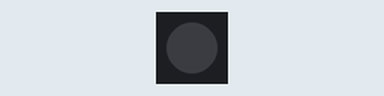
A program run on a simulated Raspberry Pi (BCM pin numbers). On the bench: 1 RGB LEDs in strip order, left to right. Dim RGB values are drawn brighter than linear; what the program prints to the terminal is not drawn.

Above: at 0.15 s.
At 1.35 s:
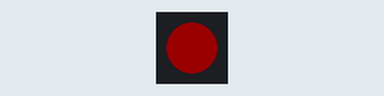
At 1.95 s:
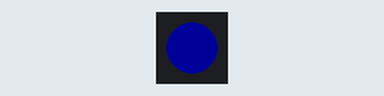
At 2.55 s:
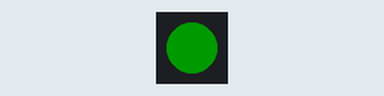
Timing chart, 0 to 3.0 s (numbered marks = the images above):
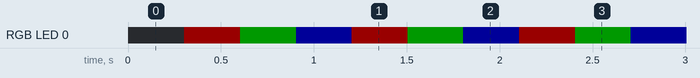

Measured:
- by itself, RGB LED 0: repeats every 0.90 s: RGB(0, 25, 0) 0.30 s, RGB(0, 0, 25) 0.30 s, RGB(25, 0, 0) 0.30 s
- by itself, everything shown: repeats every 0.90 s, in 3 steps

The program:

built-in-rgb-led-simple.py
```python
import busio
import time
import digitalio
import board
from rpi_ws281x import PixelStrip, Color
import simpleio
import math

print('This examples needs to be run as root (sudo)')
# LED strip configuration:
LED_COUNT = 1        # Number of LED pixels.
LED_PIN = 12          # GPIO pin connected to the pixels (18 uses PWM!).
# LED_PIN = 10        # GPIO pin connected to the pixels (10 uses SPI /dev/spidev0.0).
LED_FREQ_HZ = 800000  # LED signal frequency in hertz (usually 800khz)
LED_DMA = 10          # DMA channel to use for generating signal (try 10)
LED_BRIGHTNESS = 25  # Set to 0 for darkest and 255 for brightest
LED_INVERT = False    # True to invert the signal (when using NPN transistor level shift)
LED_CHANNEL = 0       # set to '1' for GPIOs 13, 19, 41, 45 or 53

strip = PixelStrip(LED_COUNT, LED_PIN, LED_FREQ_HZ, LED_DMA, LED_INVERT, LED_BRIGHTNESS, LED_CHANNEL)
# Intialize the library (must be called once before other functions).
strip.begin()

print('Press Ctrl-C to quit.')

while True:
	strip.setPixelColor(0,Color(255,0,0))
	time.sleep(0.3)
	strip.show()
	strip.setPixelColor(0,Color(0,255,0))
	time.sleep(0.3)
	strip.show()
	strip.setPixelColor(0,Color(0,0,255))
	time.sleep(0.3)
	strip.show()
```
